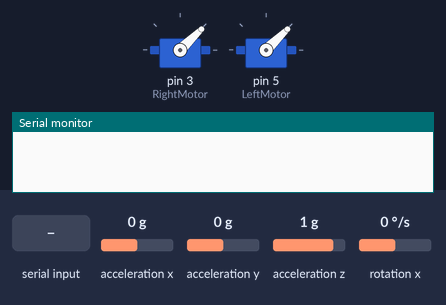
A sketch run on a simulated Arduino Uno, built with avr-gcc and run on an emulated ATmega328P. Shown: 2 × servo, the last lines printed to the serial monitor. The inputs (shaded band) are chosen by the test bench; at power-on: acceleration y 0 g, acceleration x 0 g, acceleration z 1 g, rotation x 0 °/s. At 9.4 s the program stops and its outputs stay as they are.

Above: at 0.9 s.
1.0 s: "p" received over Serial
At 3.1 s:
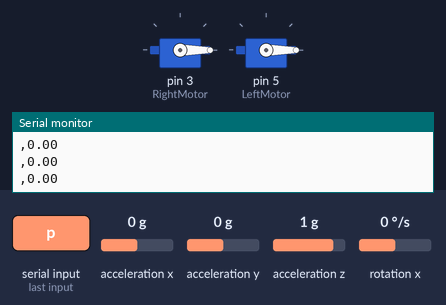
3.5 s: acceleration y set to -1.4 g
At 3.61 s:
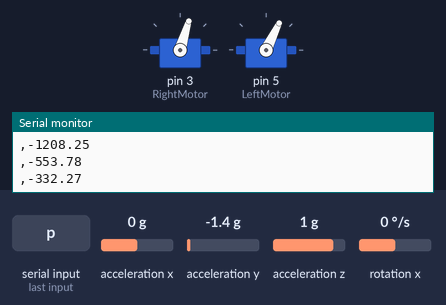
5.2 s: acceleration x set to -0.8 g
At 5.7 s:
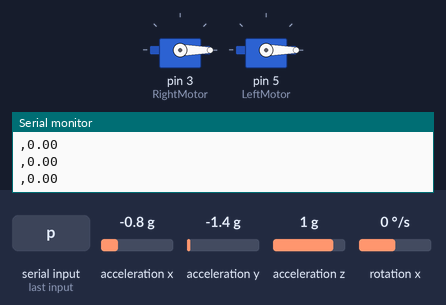
6.8 s: acceleration z set to -1.4 g
At 6.89 s:
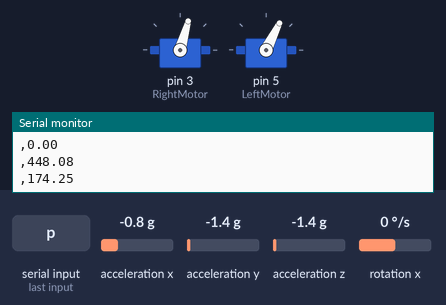
8.4 s: "9" received over Serial
At 9.4 s:
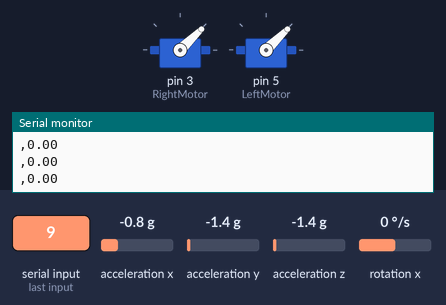
Timing chart, 0 to 10.9 s (numbered marks = the images above; inputs shaded):
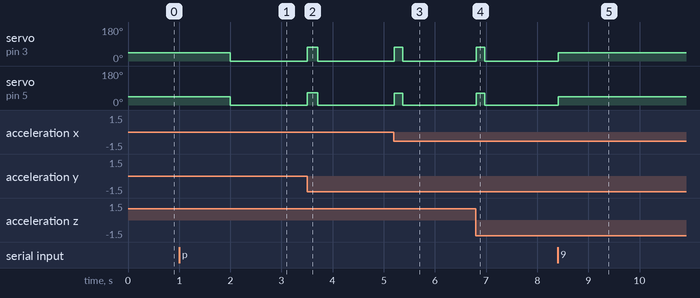

Measured:
- after the input at 1.0 s, servo on pin 3 (RightMotor), servo on pin 5 (LeftMotor): 44° → 0° after 1.0 s
- after the input at 3.5 s, servo on pin 3 (RightMotor): 0° → 73° at once, → 0° 0.21 s later; servo on pin 5 (LeftMotor): 0° → 64° at once, → 0° 0.21 s later
- after the input at 5.2 s, servo on pin 3 (RightMotor): 0° → 73° at once, → 0° 0.17 s later; servo on pin 5 (LeftMotor): 0° → 63° at once, → 0° 0.17 s later
- after the input at 6.8 s, servo on pin 3 (RightMotor): 0° → 74° at once, → 0° 0.17 s later; servo on pin 5 (LeftMotor): 0° → 63° at once, → 0° 0.17 s later
- after the input at 8.4 s, servo on pin 3 (RightMotor), servo on pin 5 (LeftMotor): 0° → 44° at once

The sketch:

controls_code_with_a_gain.ino
```cpp
#include "SparkFunLSM6DS3.h"
#include "Wire.h"
#include "SPI.h"
#include <Servo.h>
#include <math.h>
LSM6DS3 myIMU; //Default constructor is I2C, addr 0x6B
//program Parms
double ComputeConst;
int ProgIni, exits=0;
//GyroParms
float Angle, value;
double Angle_Prev;
double denom;
double AccelVal;
double AccelAng;
double RotVelocity;
double RotVelocity_Prev;
double RotAccel;
float GyroVal;
//Motor Control Parms
Servo RightMotor;
Servo LeftMotor;
double LeftRpm;
double RightRpm;
//gains
double pGain;
double dGain;
double aGain;
double iGain;
double aGainCalc;//NEW

//Timer?
int loopTime;  //NEW
int prevLoopTime;

//Angular Displacement
double angInt; //deg

//new
float velAvg[5];
float posAvg[5];
int count;
float avgVel;
float avgAng;
int avgNum;

void setup() {
Serial.begin(9600);
//Program Parms
ComputeConst=0.001;
ProgIni=0;
//Imu
myIMU.begin();
Angle=0;
Angle_Prev=0;
RotVelocity=0;
RotVelocity_Prev=0;
RotAccel=0;
//Motor Control
RightMotor.attach(3);
LeftMotor.attach(5);
RightMotor.write(1000);
LeftMotor.write(1000);
while(ProgIni==0){if (Serial.available() > 0) {ProgIni=Serial.read();}}
delay(1000);
RightRpm=1100;
LeftRpm=1100;
RightMotor.write(RightRpm);
LeftMotor.write(LeftRpm);
//Gains
pGain=0.9;//.8 before
dGain=0.005;//.25 before
aGain=0.0;
iGain=0.1; //0.1 before
loopTime = millis();
float velAvg[5] = {0,0,0,0,0};
//float posAvg[5] = {0,0,0,0,0};
int count = 0;
float avgVel = 0;
//int avgNum = 3;

aGainCalc=0;
}

int compTime(int currTime)
{}


void loop()
{
        prevLoopTime = loopTime; //New, setting a start time for loop timing
        ComputeConst=(loopTime-prevLoopTime)*0.001;
        Angle_Prev=Angle;
        denom=abs(0.1+(myIMU.readFloatAccelX()*myIMU.readFloatAccelX()) + (myIMU.readFloatAccelZ())*myIMU.readFloatAccelZ());

        if (denom<0.0001){denom=0.0001;}
          AccelVal=((myIMU.readFloatAccelY())/(sqrt(denom)));
          AccelAng=atan(AccelVal)*(180/3.1415);
          GyroVal=myIMU.readFloatGyroX();
          Angle=(GyroVal*ComputeConst)+Angle;
          Angle=0.5*Angle+0.5*AccelAng;

        loopTime = millis();

        RotVelocity_Prev=RotVelocity;
        RotVelocity=(Angle-Angle_Prev)/((loopTime-prevLoopTime)*0.001);
        RotAccel=(RotVelocity-RotVelocity_Prev)/((loopTime-prevLoopTime)*0.001);

        if(fabs(RotVelocity)>5000)

        {
          RotVelocity = RotVelocity/fabs(RotVelocity)*5000;
        }

        if(fabs(RotAccel)>25000)

        {
          RotAccel = RotAccel/fabs(RotAccel)*25000;
        }


        aGainCalc=aGain*(RotVelocity/fabs(RotVelocity));


        /*
        velAvg[count] = RotVelocity;
        //posAvg[count] = Angle;

        count++;
        if(count>=3)
          count = 0;

        for(int index = 0;index<3;index++)
        {
          avgVel+=velAvg[index];
          //avgAng+=posAvg[index];
        }
        */
        avgVel = RotVelocity;
        avgVel/=1;
        //avgAng/=3;

        angInt+=Angle*((loopTime-prevLoopTime)*0.001);//finding angle traveled in time it took to loop*0.001 cuz ms

        RightRpm=1250-(Angle*pGain)-(avgVel*dGain)-(RotAccel*aGainCalc)-angInt*iGain;  //Edited  changed rot velocity to -
        LeftRpm=1250+(Angle*pGain)+(avgVel*dGain)+(RotAccel*aGainCalc)+angInt*iGain;    //Edited

        if (RightRpm>1800) RightRpm=1800;
        if (LeftRpm>1800) LeftRpm=1800;
        if (RightRpm<1050) RightRpm=1050;
        if (LeftRpm<1050) LeftRpm=1050;

        //write to motors
         RightMotor.write(RightRpm);
         LeftMotor.write(LeftRpm);

         if (Serial.available() > 0) {
         exits = Serial.read();}
         //type p followed by value to change pGain
         if (exits == 112) {
           if (Serial.available() > 0) {
             value = Serial.read();
             }
           pGain = value;
         }
         //type d followed by value to change dGain
         if (exits == 100) {
           if (Serial.available() > 0) {
             value = Serial.read();
             }
           dGain = value;
         }
         //type 9 to stop the program
         if (exits == 57) {
          RightMotor.write(1000);
          LeftMotor.write(1000);
          delay(1000);
          exit(0);
         }
         //type 5 to pause and 1 to start up again
         if (exits == 53) {
          RightMotor.write(1000);
          LeftMotor.write(1000);
          exits = 0;
           while (1) {
             if (Serial.available() > 0) {
             exits = Serial.read();}
             if (exits == 49) {
               break;
             }
           }
         }
         //Serial.print(RightRpm);
         //Serial.print(",");
         //Serial.print(LeftRpm);
        //Serial.print(", ,");
        //Serial.print(Angle);
        //Serial.print(",");
        //Serial.print(RotVelocity);
        Serial.print(",");
        Serial.println(avgVel);
        //Serial.print("      ");
        //Serial.print(loopTime-prevLoopTime);
        //Serial.print(",");
        //Serial.print(RotAccel*0.01);
        //Serial.print(" , ");
        //Serial.println(pGain);
        //Serial.print(",");
        //Serial.println(LeftRpm);
}
```
